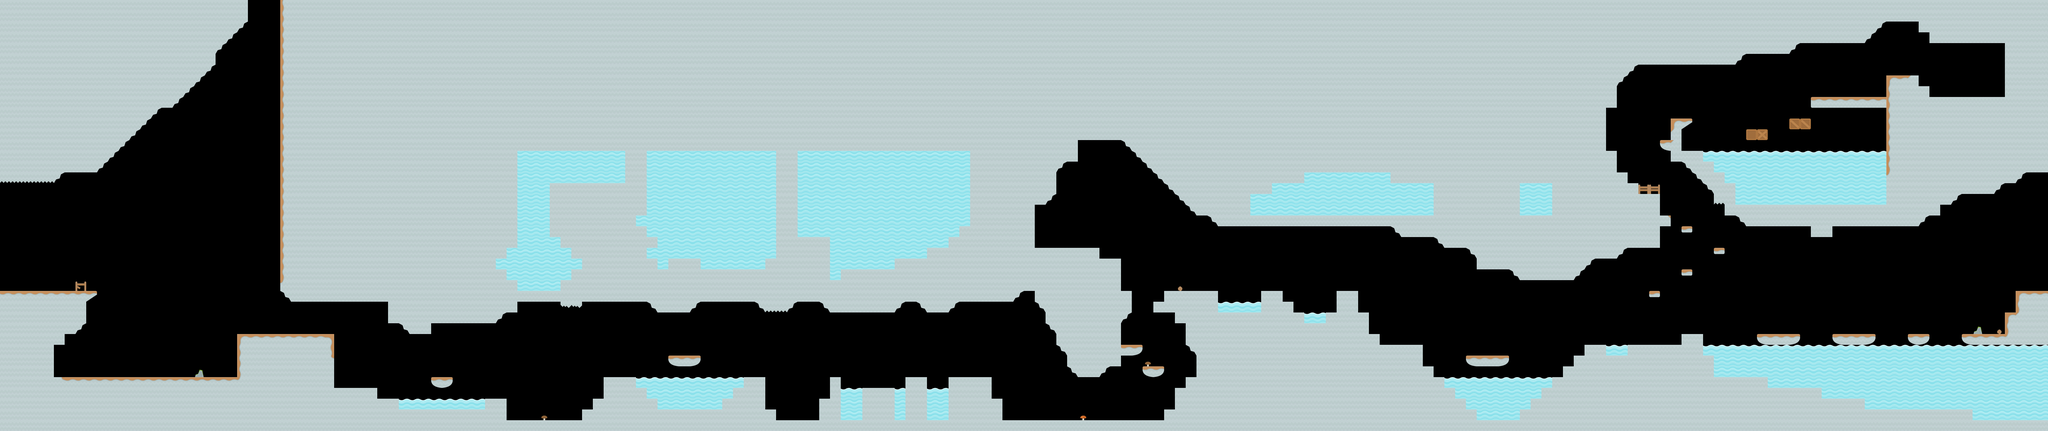

The image is a tile-based game level rendered from a .tmx file. Its description and source (layers, tilesets, objects; grid data summarised) follow:
An orthogonal 190x40 tile map with 32x32 px tiles, 3 tile layers (tileLayer, hazardLayer, elementLayer), 3 tilesets and 64 objects (40x coin, 6x flyer, 4x destroy, 3x staticshooter, 2x attacker, ...).

<map version="1.0" orientation="orthogonal" renderorder="right-down" width="190" height="40" tilewidth="32" tileheight="32" nextobjectid="142">
 <tileset firstgid="1" name="world" tilewidth="32" tileheight="32" spacing="8" margin="4" tilecount="36" columns="36">
  <image source="world3.png" width="1440" height="40" />
 </tileset>
 <tileset firstgid="37" name="elements1" tilewidth="32" tileheight="32" spacing="8" margin="4" tilecount="40" columns="40">
  <image source="elements1.png" width="1600" height="40" />
 </tileset>
 <tileset firstgid="77" name="hazard" tilewidth="32" tileheight="32" spacing="8" margin="4" tilecount="9" columns="9">
  <image source="hazard.png" width="360" height="40" />
 </tileset>
 <layer name="tileLayer" width="190" height="40">
  <data>[7600 cells, 4486 non-empty, 22 distinct tile ids]</data>
 </layer>
 <objectgroup name="gameObjects">
  <object id="1" name="player" x="64" y="800" width="32" height="64" />
  <object id="55" name="exit" x="5984" y="768" width="64" height="96" />
  <object id="72" name="coin" x="1280" y="1056" width="32" height="32" />
  <object id="73" name="coin" x="1312" y="1056" width="32" height="32" />
  <object id="74" name="coin" x="2016" y="992" width="32" height="32" />
  <object id="75" name="coin" x="2048" y="992" width="32" height="32" />
  <object id="76" name="coin" x="2624" y="1056" width="32" height="32" />
  <object id="77" name="coin" x="2752" y="1056" width="32" height="32" />
  <object id="78" name="coin" x="3648" y="768" width="32" height="32" />
  <object id="79" name="coin" x="3680" y="768" width="32" height="32" />
  <object id="80" name="coin" x="4416" y="992" width="32" height="32" />
  <object id="81" name="coin" x="4448" y="992" width="32" height="32" />
  <object id="82" name="coin" x="4864" y="960" width="32" height="32" />
  <object id="83" name="coin" x="4896" y="960" width="32" height="32" />
  <object id="84" name="coin" x="4928" y="960" width="32" height="32" />
  <object id="85" name="coin" x="4960" y="960" width="32" height="32" />
  <object id="86" name="coin" x="5216" y="928" width="32" height="32" />
  <object id="87" name="coin" x="5248" y="928" width="32" height="32" />
  <object id="88" name="coin" x="5440" y="928" width="32" height="32" />
  <object id="89" name="coin" x="5472" y="928" width="32" height="32" />
  <object id="90" name="coin" x="5664" y="928" width="32" height="32" />
  <object id="91" name="coin" x="5696" y="928" width="32" height="32" />
  <object id="92" name="coin" x="5728" y="128" width="32" height="32" />
  <object id="93" name="coin" x="5760" y="128" width="32" height="32" />
  <object id="94" name="coin" x="5792" y="128" width="32" height="32" />
  <object id="95" name="coin" x="5824" y="128" width="32" height="32" />
  <object id="96" name="coin" x="5856" y="128" width="32" height="32" />
  <object id="97" name="coin" x="5888" y="128" width="32" height="32" />
  <object id="98" name="coin" x="5888" y="160" width="32" height="32" />
  <object id="99" name="coin" x="5856" y="160" width="32" height="32" />
  <object id="100" name="coin" x="5824" y="160" width="32" height="32" />
  <object id="101" name="coin" x="5792" y="160" width="32" height="32" />
  <object id="102" name="coin" x="5760" y="160" width="32" height="32" />
  <object id="103" name="coin" x="5728" y="160" width="32" height="32" />
  <object id="105" name="helmetgreen" x="768" y="928" width="32" height="32" />
  <object id="106" name="staticshooter" x="5888" y="928" width="32" height="64" />
  <object id="109" name="staticshooter" x="4000" y="800" width="32" height="64" />
  <object id="110" name="doublewalker" x="896" y="928" width="32" height="64" />
  <object id="113" name="attacker" x="3424" y="1184" width="32" height="64" />
  <object id="114" name="attacker" x="640" y="1056" width="32" height="64" />
  <object id="115" name="jumper" x="1760" y="1120" width="32" height="64" />
  <object id="119" name="flyer" x="2368" y="1056" width="32" height="64" />
  <object id="120" name="flyer" x="1216" y="1056" width="32" height="64" />
  <object id="121" name="drunkflyer" x="3424" y="768" width="32" height="64" />
  <object id="122" name="flyer" x="3296" y="608" width="32" height="64" />
  <object id="123" name="flyer" x="4512" y="992" width="32" height="64" />
  <object id="124" name="flyer" x="5376" y="928" width="32" height="64" />
  <object id="125" name="drunkflyer" x="4800" y="928" width="32" height="64" />
  <object id="126" name="coin" x="3072" y="672" width="32" height="32" />
  <object id="127" name="coin" x="3104" y="672" width="32" height="32" />
  <object id="128" name="coin" x="3136" y="672" width="32" height="32" />
  <object id="129" name="coin" x="3168" y="672" width="32" height="32" />
  <object id="130" name="coin" x="3200" y="672" width="32" height="32" />
  <object id="131" name="coin" x="3232" y="672" width="32" height="32" />
  <object id="132" name="coin" x="1568" y="1120" width="32" height="32" />
  <object id="133" name="coin" x="1600" y="1120" width="32" height="32" />
  <object id="134" name="staticshooter" x="1824" y="1056" width="32" height="64" />
  <object id="135" name="flyer" x="2912" y="1056" width="32" height="64" />
  <object id="136" name="block" type="X" x="448" y="928" width="32" height="64" />
  <object id="137" name="block2" x="5088" y="352" width="32" height="64" />
 </objectgroup>
 <objectgroup name="interactionObjects">
  <object id="138" name="destroy" x="5184" y="384" width="32" height="32" />
  <object id="139" name="destroy" x="5216" y="384" width="32" height="32" />
  <object id="140" name="destroy" x="5344" y="352" width="32" height="32" />
  <object id="141" name="destroy" x="5312" y="352" width="32" height="32" />
 </objectgroup>
 <layer name="hazardLayer" width="190" height="40">
  <data>[7600 cells, 744 non-empty, 2 distinct tile ids]</data>
 </layer>
 <layer name="elementLayer" width="190" height="40" opacity="0.9">
  <data>[7600 cells, 10 non-empty, 6 distinct tile ids]</data>
 </layer>
</map>
